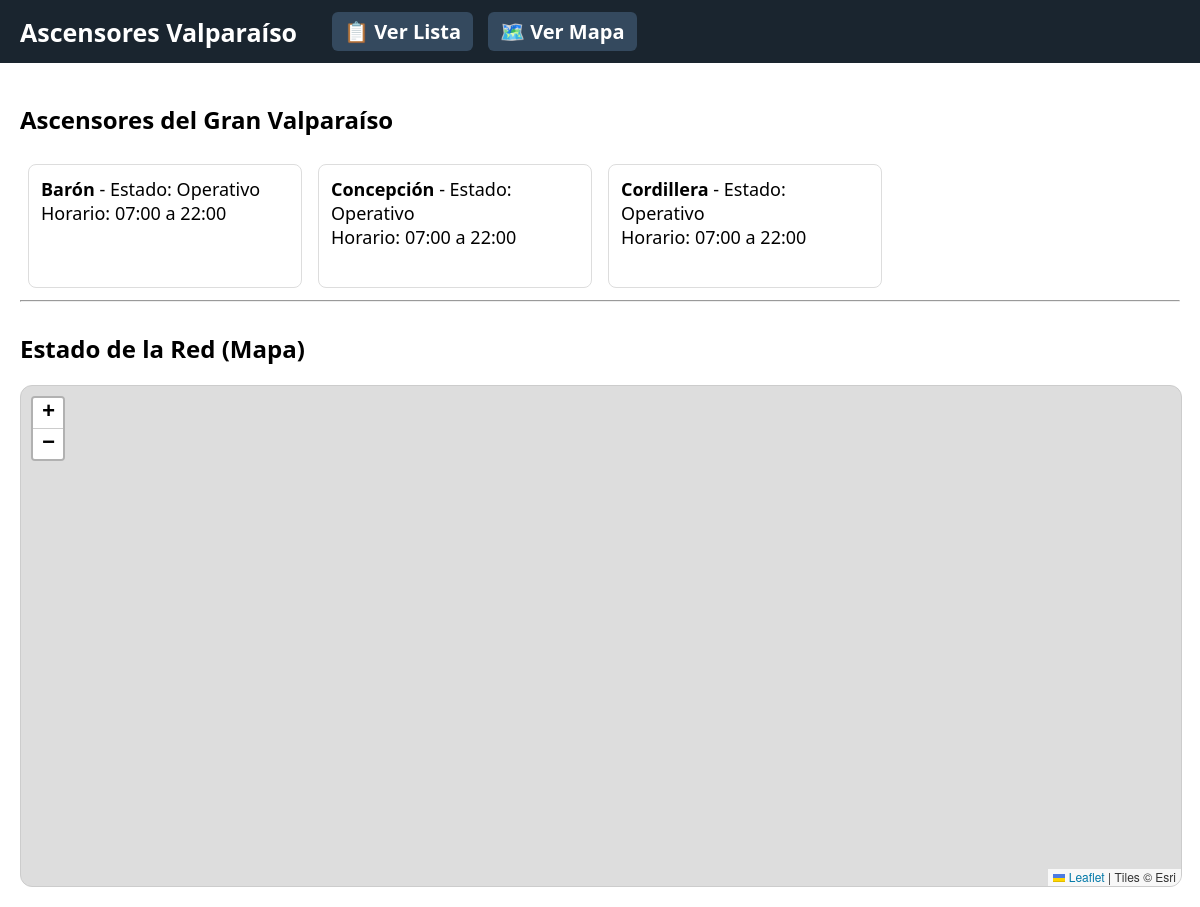
/, run on an earlier commit of the app's database.
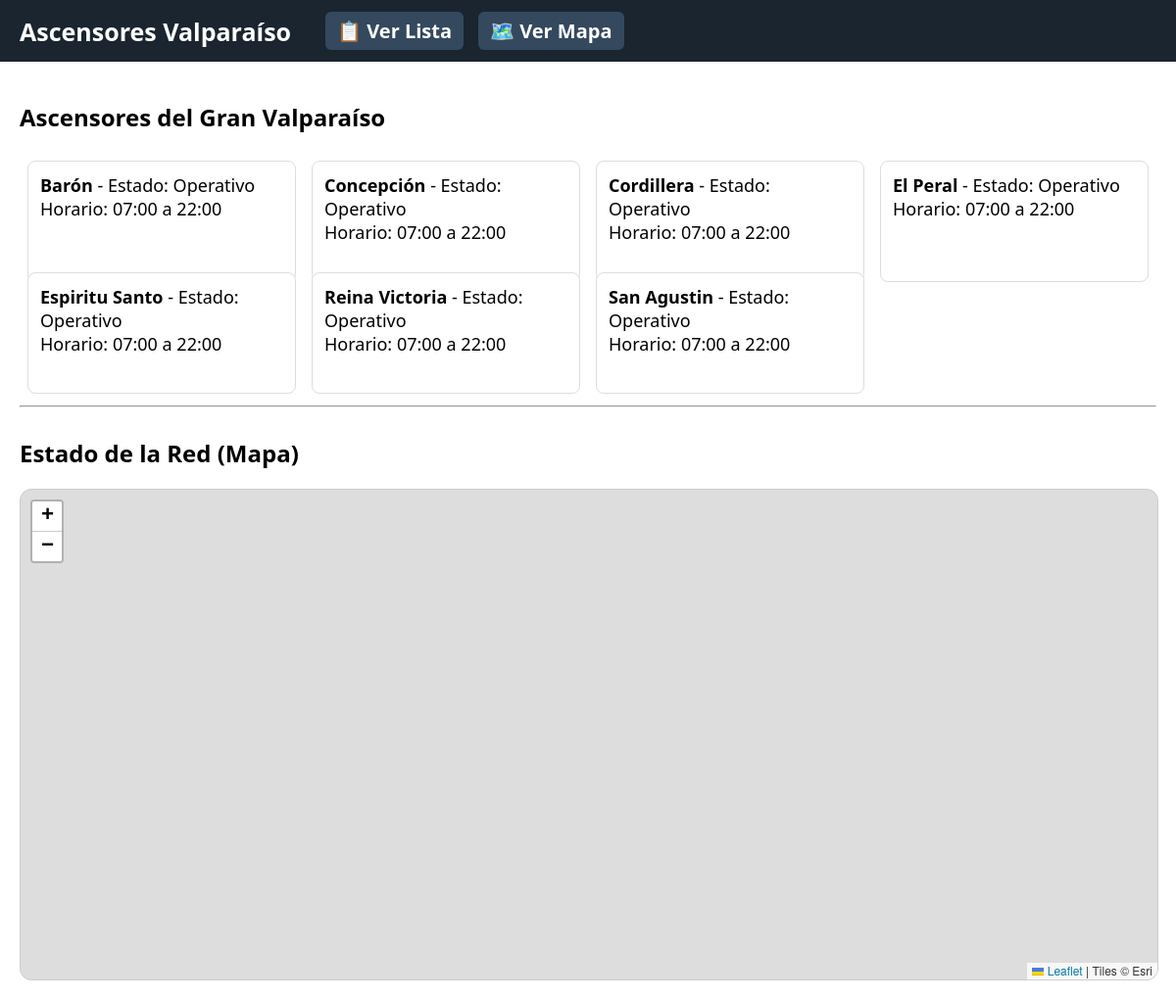
And on a later commit of the database.
### ascensores/models.py (models this page shows, shortened)
class Ascensor(models.Model):
    OPCIONES_ESTADO = [
        ('operativo', 'Operativo'),
        ('mantencion', 'En Mantención'),
        ('cerrado', 'Cerrado'),
        ('institucional', 'Institucional'),
    ]
    nombre = models.CharField(max_length=100, unique=True, verbose_name="Nombre del Ascensor")
    estado = models.CharField(max_length=20, choices=OPCIONES_ESTADO, default='operativo', verbose_name="Estado Actual")
    horario_apertura = models.TimeField(null=True, blank=True, verbose_name="Horario de Apertura")
    horario_cierre = models.TimeField(null=True, blank=True, verbose_name="Horario de Cierre")
    latitud = models.FloatField(null=True, blank=True, verbose_name="Latitud")
    longitud = models.FloatField(null=True, blank=True, verbose_name="Longitud")

### ascensores/views.py (the view)
# urls.py: path('', views.lista_ascensores, name='lista_ascensores'),
def lista_ascensores(request):
    ascensores = Ascensor.objects.all()
    ascensores_js = []
    for a in ascensores:
        if a.latitud is not None and a.longitud is not None:
            ascensores_js.append({
                'nombre': a.nombre,
                'estado': str(a.estado).strip().lower(),
                'estado_texto': a.get_estado_display(),
                'lat': float(a.latitud),
                'lng': float(a.longitud),
                'horario': f"{a.horario_apertura.strftime('%H:%M')} a {a.horario_cierre.strftime('%H:%M')}" if a.horario_apertura and a.horario_cierre else ""
            })
    return render(request, 'ascensores/lista.html', {
        'ascensores': ascensores,
        'ascensores_js': ascensores_js
    })

### ascensores/templates/ascensores/lista.html (shortened to what this page needs)
{% extends 'ascensores/base.html' %}
{% block content %}
<div style="padding: 20px;">
    <h2>Ascensores del Gran Valparaíso</h2>
    <ul style="display: flex; flex-wrap: wrap; list-style: none; padding: 0; margin: 0;">
    {% for ascensor in ascensores %}
        <li style="width: 25%; box-sizing: border-box; padding: 8px;">
            <div style="border: 1px solid #ddd; border-radius: 8px; padding: 12px; background-color: #ffffff; height: 100%; font-size: 18px;">
                <strong>{{ ascensor.nombre }}</strong> - Estado: {{ ascensor.get_estado_display }}
                {% if ascensor.horario_apertura and ascensor.horario_cierre %}
                  <br>Horario: {{ ascensor.horario_apertura|time:"H:i" }} a {{ ascensor.horario_cierre|time:"H:i" }}
                {% endif %}
            </div>
        </li>
    {% empty %}
        <li>No hay ascensores registrados en la base de datos.</li>
    {% endfor %}
    </ul>
    <hr style="margin: 30px 0;">
    <h2>Estado de la Red (Mapa)</h2>
    <div id="map" style="height: 500px; width: 100%; border-radius: 12px; border: 1px solid #ccc;"></div>
</div>
{% endblock %}

### ascensores/templates/ascensores/base.html (shortened to what this page needs)
<!DOCTYPE html>
<html lang="es">
<head>
    <link rel="stylesheet" href="https://unpkg.com/leaflet@1.9.4/dist/leaflet.css" />
</head>
<body style="margin: 0; font-family: system-ui, sans-serif;">
    <header>
    <nav>
        <span style="color: white;font-size: 25px; font-weight: bold; margin-right: 20px;">Ascensores Valparaíso</span>
        <a href="{% url 'lista_ascensores' %}" style="font-size: 20px;">📋 Ver Lista</a>
        <a href="{% url 'mapa_ascensores' %}" style="font-size: 20px;">🗺️ Ver Mapa</a>
    </nav>
    </header>
    <main>
        {% block content %}{% endblock %}
    </main>
</body>
</html>

### ascensores/templates/ascensores/base.html (style rules this page uses)
nav { background-color: #1a252f; padding: 12px 20px; display: flex; gap: 15px; align-items: center; }
nav a { color: #ffffff; text-decoration: none; font-weight: bold; padding: 6px 12px; border-radius: 6px; background-color: #34495e; }

What changed in the data, as far as the page shows it:
added Ascensor: nombre "El Peral", estado "Operativo", horario_apertura "07:00", horario_cierre "22:00"
added Ascensor: nombre "Espiritu Santo", estado "Operativo", horario_apertura "07:00", horario_cierre "22:00"
added Ascensor: nombre "Reina Victoria", estado "Operativo", horario_apertura "07:00", horario_cierre "22:00"
added Ascensor: nombre "San Agustin", estado "Operativo", horario_apertura "07:00", horario_cierre "22:00"
